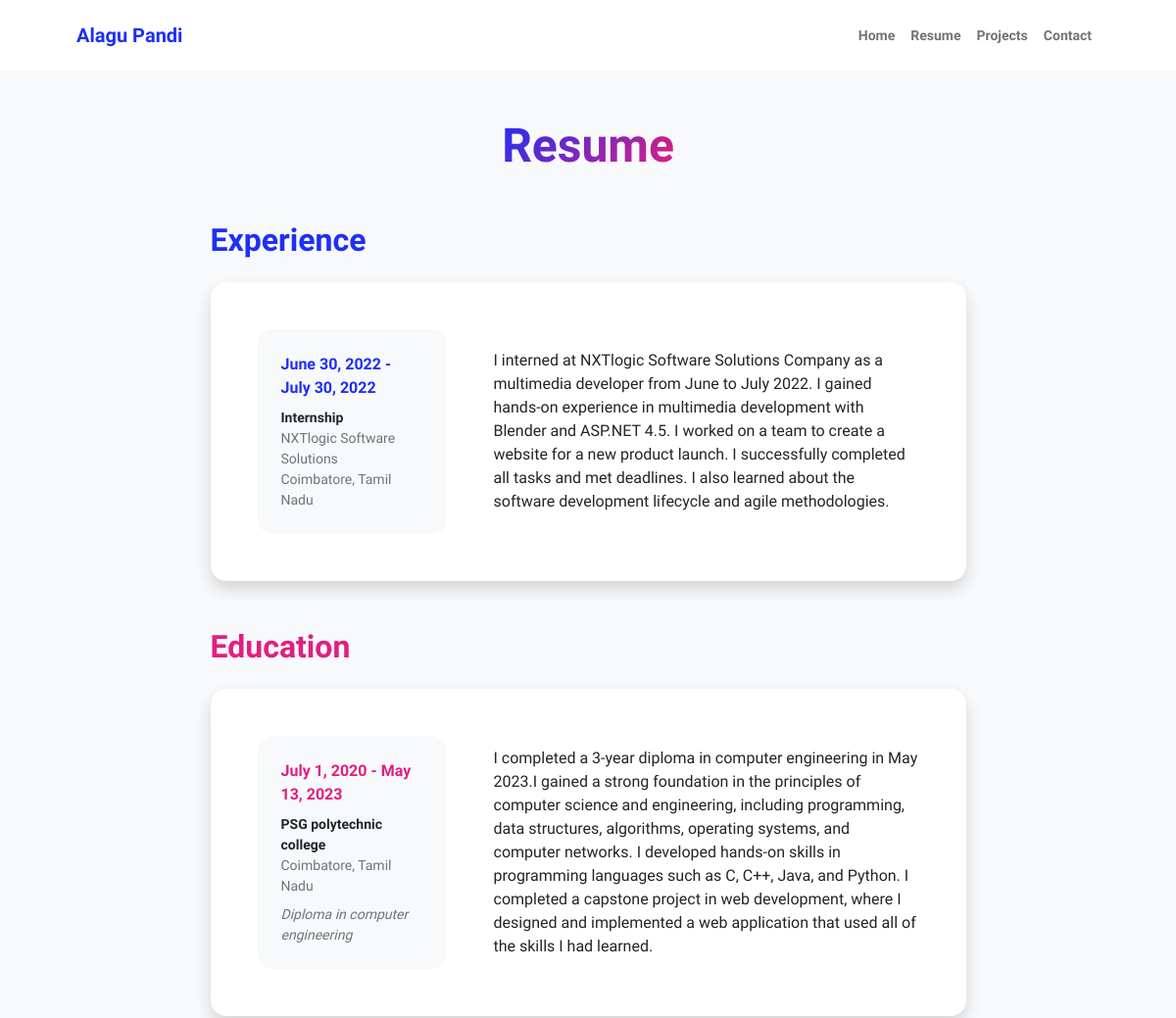
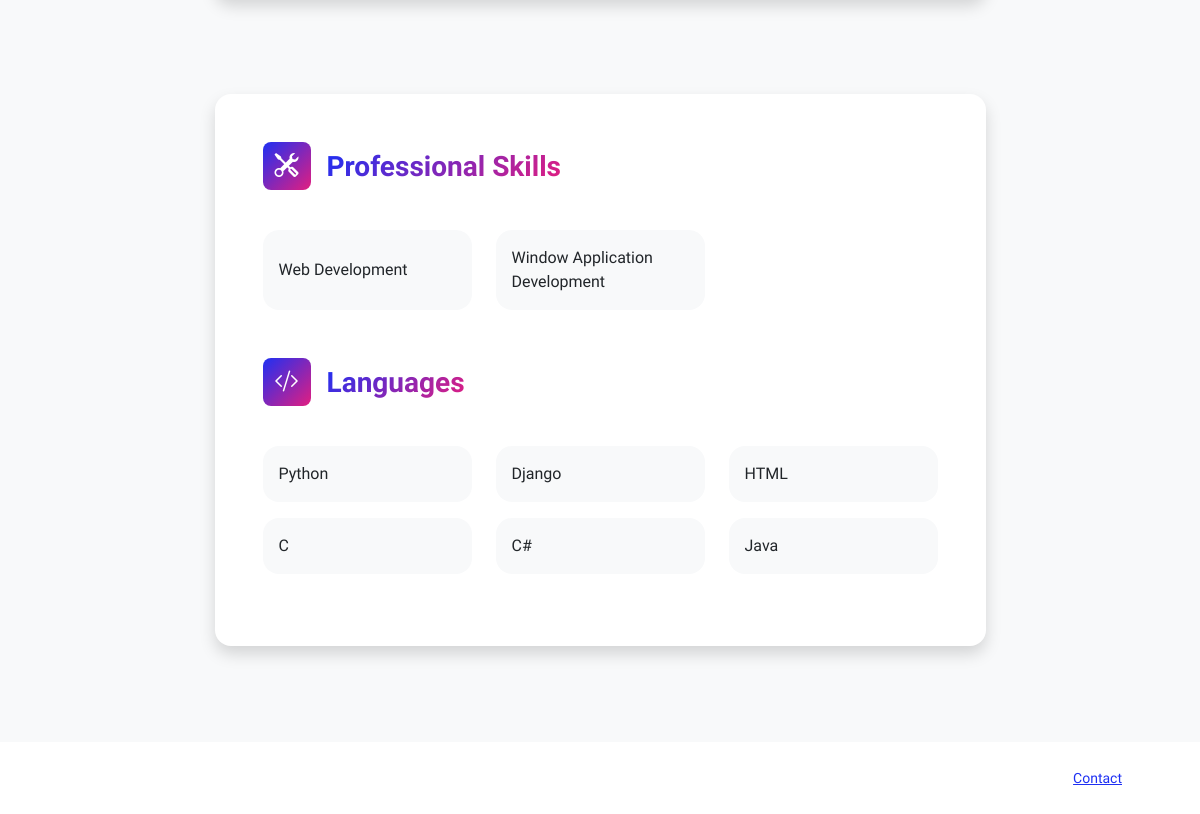
/resume, run on the app's committed database (2 pictures, top to bottom).
### Main/models.py (models this page shows, shortened)
class Experience(models.Model):
    id = models.AutoField(primary_key=True)
    created_at = models.DateTimeField(auto_now_add=True, editable=False)
    updated_at = models.DateTimeField(auto_now=True, editable=False)
    company = models.CharField(max_length=254, null=False, blank=False)
    location = models.CharField(max_length=255, null=True, blank=True)
    position = models.CharField(max_length=254, null=False, blank=False)
    start_date = models.DateField(null=False, blank=False)
    end_date = models.DateField(null=True, blank=True)
    description = models.TextField()
    to_display = models.BooleanField(default=True)

class Education(models.Model):
    id = models.AutoField(primary_key=True)
    created_at = models.DateTimeField(auto_now_add=True, editable=False)
    updated_at = models.DateTimeField(auto_now=True, editable=False)
    institution = models.CharField(max_length=255, null=False, blank=False)
    location = models.CharField(max_length=255, null=True, blank=True)
    degree = models.CharField(max_length=255)
    start_date = models.DateField(null=False, blank=False)
    end_date = models.DateField(null=True, blank=True)
    description = models.TextField()
    to_display = models.BooleanField(default=True)

class Skill(models.Model):
    id = models.AutoField(primary_key=True)
    created_at = models.DateTimeField(auto_now_add=True, editable=False)
    updated_at = models.DateTimeField(auto_now=True, editable=False)
    name = models.CharField(max_length=255, null=False, blank=False)
    programming_language = models.BooleanField(default=False)
    to_display = models.BooleanField(default=True)

### Main/views.py (the view)
# urls.py: path('resume', resume, name="resume"),
def resume(request):
    skill_object = Skill.objects.filter(to_display=True)
    experience_object = Experience.objects.filter(to_display=True)
    education_object = Education.objects.filter(to_display=True)
    context = {
        'education_object': education_object,
        'skill_object': skill_object,
        'experience_object': experience_object,
    }
    return render(request, 'resume.html', context)

### templates/resume.html (shortened to what this page needs)
{% load static %}
<!DOCTYPE html>
<html lang="en">
    <head>
        <link href="https://cdn.jsdelivr.net/npm/bootstrap-icons@1.8.1/font/bootstrap-icons.css" rel="stylesheet" />
        <link href="{% static 'css/styles.css' %}" rel="stylesheet" />
    </head>
    <body class="d-flex flex-column h-100 bg-light">
        <main class="flex-shrink-0">
            <nav class="navbar navbar-expand-lg navbar-light bg-white py-3">
                <div class="container px-5">
                    <a class="navbar-brand" href="{% url 'index' %}"><span class="fw-bolder text-primary">Alagu Pandi</span></a>
                    <div class="collapse navbar-collapse" id="navbarSupportedContent">
                        <ul class="navbar-nav ms-auto mb-2 mb-lg-0 small fw-bolder">
                            <li class="nav-item"><a class="nav-link" href="{% url 'index' %}">Home</a></li>
                            <li class="nav-item"><a class="nav-link" href="{% url 'resume' %}">Resume</a></li>
                            <li class="nav-item"><a class="nav-link" href="{% url 'project' %}">Projects</a></li>
                            <li class="nav-item"><a class="nav-link" href="{% url 'contact' %}">Contact</a></li>
                        </ul>
                    </div>
                </div>
            </nav>
            <div class="container px-5 my-5">
                <div class="text-center mb-5">
                    <h1 class="display-5 fw-bolder mb-0"><span class="text-gradient d-inline">Resume</span></h1>
                </div>
                <div class="row gx-5 justify-content-center">
                    <div class="col-lg-11 col-xl-9 col-xxl-8">
                        {% if experience_object %}
                            <section>
                                <div class="d-flex align-items-center justify-content-between mb-4">
                                    <h2 class="text-primary fw-bolder mb-0">Experience</h2>
                                </div>
                                {% for experience in experience_object %}
                                    <div class="card shadow border-0 rounded-4 mb-5">
                                        <div class="card-body p-5">
                                            <div class="row align-items-center gx-5">
                                                <div class="col text-center text-lg-start mb-4 mb-lg-0">
                                                     <div class="bg-light p-4 rounded-4">
                                                        <div class="text-primary fw-bolder mb-2">{{ experience.start_date }}
                                                            {% if experience.end_date is not None %}
                                                                - {{ experience.end_date }}
                                                            {% else %}
                                                                Present
                                                            {% endif %}
                                                        </div>
                                                        <div class="small fw-bolder">{{ experience.position }}</div>
                                                        <div class="small text-muted">{{ experience.company }}</div>
                                                        <div class="small text-muted">{{ experience.location }}</div>
                                                     </div>
                                                </div>
                                                <div class="col-lg-8"><div>{{ experience.description }}</div></div>
                                            </div>
                                        </div>
                                    </div>
                                {% endfor %}
                            </section>
                        {% endif %}
                        {% if education_object %}
                             <section>
                                <h2 class="text-secondary fw-bolder mb-4">Education</h2>
                                 {% for education in education_object %}
                                      <div class="card shadow border-0 rounded-4 mb-5">
                                            <div class="card-body p-5">
                                                <div class="row align-items-center gx-5">
                                                    <div class="col text-center text-lg-start mb-4 mb-lg-0">
                                                        <div class="bg-light p-4 rounded-4">
                                                            <div class="text-secondary fw-bolder mb-2">{{ education.start_date }}
                                                                {% if education.end_date is not None %}
                                                                    - {{ education.end_date }}
                                                                {% else %}
                                                                    Present
                                                                {% endif %}
                                                            </div>
                                                             <div class="mb-2">
                                                                 <div class="small fw-bolder">{{ education.institution }}</div>
                                                                 <div class="small text-muted">{{ education.location }}</div>
                                                             </div>
                                                            <div class="fst-italic">
                                                                <div class="small text-muted">{{ education.degree }}</div>
                                                             </div>
                                                        </div>
                                                     </div>
                                                     <div class="col-lg-8"><div>{{ education.description }}</div></div>
                                                </div>
                                            </div>
                                      </div>
                                 {% endfor %}
                        </section>
                        {% endif %}
                        <div class="pb-5"></div>
                        <section>
                            <div class="card shadow border-0 rounded-4 mb-5">
                                <div class="card-body p-5">
                                    <div class="mb-5">
                                        <div class="d-flex align-items-center mb-4">
                                            <div class="feature bg-primary bg-gradient-primary-to-secondary text-white rounded-3 me-3"><i class="bi bi-tools"></i></div>
                                            <h3 class="fw-bolder mb-0"><span class="text-gradient d-inline">Professional Skills</span></h3>
                                        </div>
                                        <div class="row row-cols-1 row-cols-md-3 mb-4">
                                            {% for skill in skill_object %}
                                                {% if skill.programming_language == False %}
                                                    <div class="col my-3 mb-4 mb-md-0"><div class="d-flex align-items-center bg-light rounded-4 p-3 h-100">{{ skill.name }}</div></div>
                                                {% endif %}
                                            {% endfor %}
                                        </div>
                                    </div>
                                    <div class="mb-0">
                                        <div class="d-flex align-items-center mb-4">
                                            <div class="feature bg-primary bg-gradient-primary-to-secondary text-white rounded-3 me-3"><i class="bi bi-code-slash"></i></div>
                                            <h3 class="fw-bolder mb-0"><span class="text-gradient d-inline">Languages</span></h3>
                                        </div>
                                        <div class="row row-cols-1 row-cols-md-3 mb-4">
                                            {% for language in skill_object %}
                                                {% if language.programming_language == True %}
                                                    <div class="col my-3 mb-4 mb-md-0"><div class="d-flex align-items-center bg-light rounded-4 p-3 h-100">{{ language.name }}</div></div>
                                                {% endif %}
                                            {% endfor %}
                                        </div>
                                    </div>
                                </div>
                            </div>
                        </section>
                    </div>
                </div>
            </div>
        </main>
        <footer class="bg-white py-4 mt-auto">
            <div class="container px-5">
                <div class="row align-items-center justify-content-between flex-column flex-sm-row">
                    <div class="col-auto">
                        <a class="small" href="{% url 'contact' %}">Contact </a>
                    </div>
                </div>
            </div>
        </footer>
    </body>
</html>

### data on the page
Experience: start_date "June 30, 2022", end_date "July 30, 2022", position "Internship", company "NXTlogic Software Solutions", location "Coimbatore, Tamil Nadu", description "I interned at NXTlogic Software Solutions Company as a multimedia developer from June to July 2022. I gained hands-on experience in multimedia development with Blender and ASP.NET 4.5. I worked on a team to create a website for a new product launch. I successfully completed all tasks and met deadlines. I also learned about the software development lifecycle and agile methodologies."
Education: start_date "July 1, 2020", end_date "May 13, 2023", institution "PSG polytechnic college", location "Coimbatore, Tamil Nadu", degree "Diploma in computer engineering", description "I completed a 3-year diploma in computer engineering in May 2023.I gained a strong foundation in the principles of computer science and engineering, including programming, data structures, algorithms, operating systems, and computer networks. I developed hands-on skills in programming languages such as C, C++, Java, and Python. I completed a capstone project in web development, where I designed and implemented a web application that used all of the skills I had learned."
Skill: name "Web Development"
Skill: name "Window Application Development"
Skill: name "Python"
Skill: name "Django"
Skill: name "HTML"
Skill: name "C"
Skill: name "C#"
Skill: name "Java"
